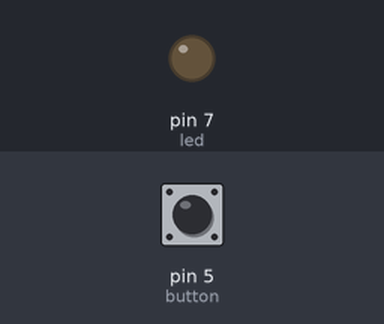
Recording of a sketch running on a simulated Arduino Uno, built with avr-gcc and run on an emulated ATmega328P. On the bench: output pins drawn as LEDs (lit = HIGH). Inputs (shaded band) come from the test bench; at power-on: pin 5 (button) HIGH.

Above: at 1.2 s.
1.3 s: pin 5 (button) pulled LOW for 0.15 s
At 1.37 s:
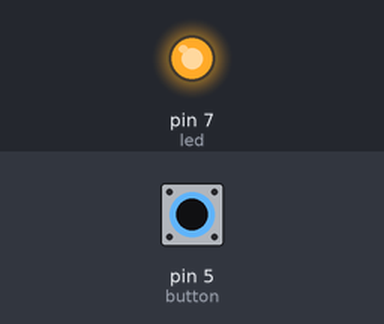
2.9 s: pin 5 (button) pulled LOW for 3.2 s
At 7.2 s:
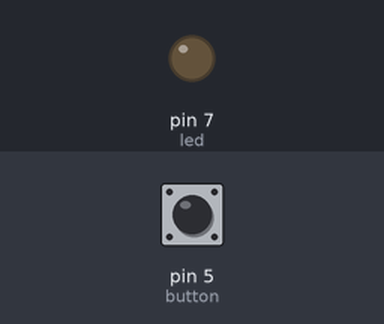
Timing chart, 0 to 8.7 s (numbered marks = the images above; inputs shaded):
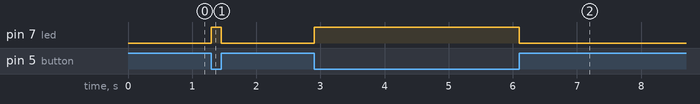

The sketch:

LEDButtonPress.ino
```cpp
#define button 5
#define led 7

void setup() {
  pinMode(led, OUTPUT);
  pinMode(button, INPUT);
}

void loop(){

  if (digitalRead(button) == 0) {
    digitalWrite(led, HIGH);
  }
  else {
    digitalWrite(led, LOW);
  }
}
```

Measured:
- after the input at 1.3 s, pin 7 (led): LOW → HIGH at once, → LOW 0.15 s later
- after the input at 2.9 s, pin 7 (led): LOW → HIGH at once, → LOW 3.2 s later
